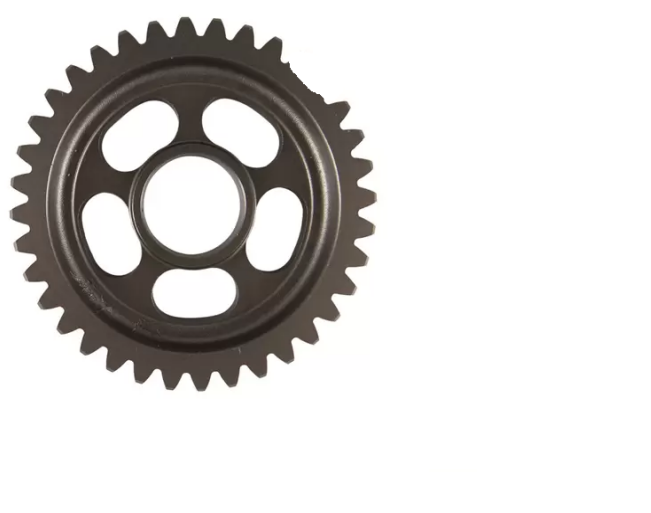
#> input picture gears/gears01.png, 651 x 513 px
$ python main.py   (older library calls are emulated)
#> lines starting #> are read from the running program, lines starting #| are printed output that depends on the picture; after the words box and inside, x2 and y2 are one past the last pixel; in counts of white or black regions, pixels touching at a corner belong together
#!/usr/bin/env python3
# -*- coding: utf-8 -*-
"""
Created on Tue Apr 27 16:25:43 2021

Implementation of a program that uses image processing to detect
how many teeth the gears have.

@author: fdlopes
"""

import numpy as np
import cv2
import imutils

# Load image
img = cv2.imread('gears/gears01.png')
#> img is the input picture: shape (513, 651, 3); mean B, G, R 213.1, 214.6, 216.4
# Smooths the image.
smooth = cv2.blur(img, (9, 9))
# Transforms to grayscale.
gray = cv2.cvtColor(smooth, cv2.COLOR_BGR2GRAY)
cv2.imshow("Grayscale image with smoothing",gray)

# Binarize the image
(t,binary) = cv2.threshold(gray, 160, 255, cv2.THRESH_BINARY)
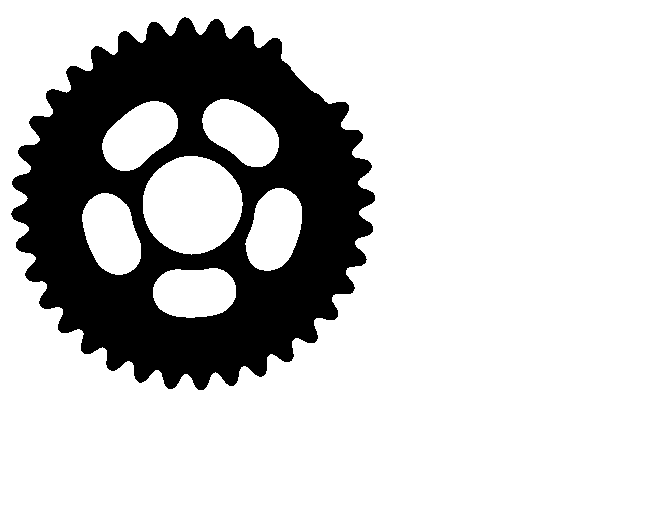
#> binary: shape (513, 651); 78.4% white; 1 black region
cv2.imshow("Binary",binary)

# Applies the sobel filter to the binarized image.
sobelX = cv2.Sobel(binary, cv2.CV_64F, 1, 0)
sobelY = cv2.Sobel(binary, cv2.CV_64F, 0, 1)
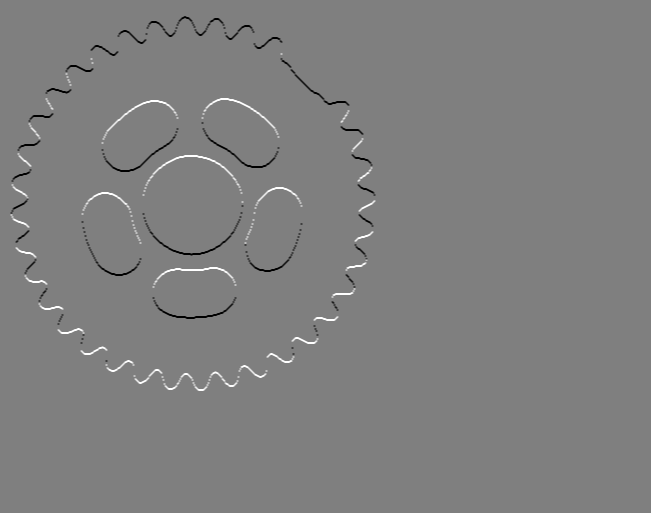
#> sobelY: shape (513, 651) float64; min -1020, max 1020, mean 0; drawn with min black and max white
sobelX = np.uint8(np.absolute(sobelX))
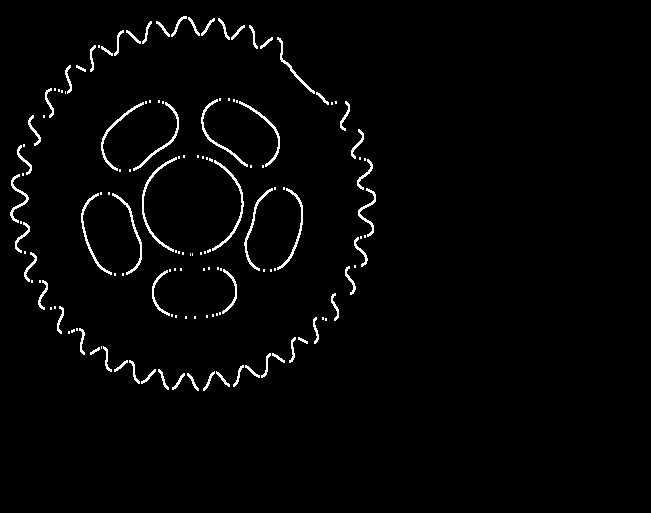
#> sobelX: shape (513, 651); min 0, max 255, mean 5.4
sobelY = np.uint8(np.absolute(sobelY))
sobel = cv2.bitwise_or(sobelX, sobelY)
cv2.imshow("Sobel",sobel)

# Find contours in the image with sobel filter.
cnts = cv2.findContours(sobel, cv2.RETR_EXTERNAL, cv2.CHAIN_APPROX_SIMPLE)
#> cnts = 1 contour; box (x1, y1, x2, y2) and area: (10, 16, 376, 391) 98838
# Get countours array
cnts = imutils.grab_contours(cnts)

# Loop over the contours
for c in cnts:
    # Compute the center of the contour
    M = cv2.moments(c)
    cX = int(M["m10"] / M["m00"])
    cY = int(M["m01"] / M["m00"])
    # Take the radius of the circle that covers the image.
    _ ,radius = cv2.minEnclosingCircle(c)
    # Paint the center of the piece white using the radius of the circle that
    # covers the piece.
    # The -20 is the number of pixels you must shrink the circle to be able to
    # capture the separate teeth of the piece.
    cv2.circle(img, (cX, cY), (int(radius)-20), (255, 255, 255), -1)
    # Show the image
    cv2.imshow("Image with center removed",img)
#> this loop made 1 pass
#> (cX, cY, radius) on pass 1: (191, 204, 187.6)
#> pass 1, `cv2.imshow("Image with center removed",img)`:
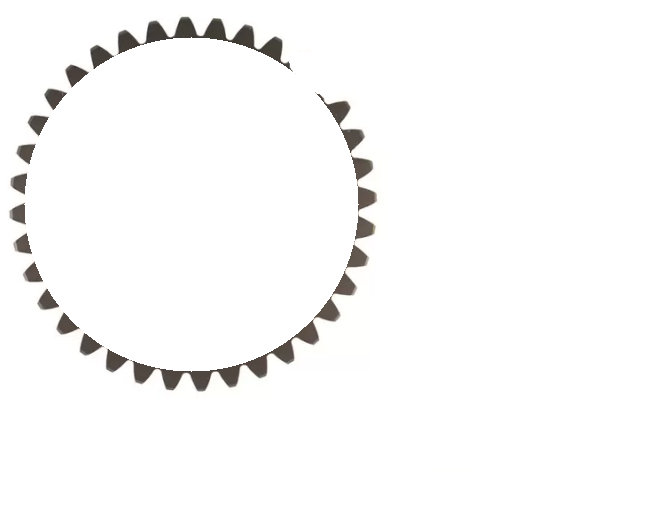
#> window 'Image with center removed': shape (513, 651, 3); mean B, G, R 249, 249.3, 249.6

# Smooths the image.
smooth = cv2.blur(img, (9, 9))
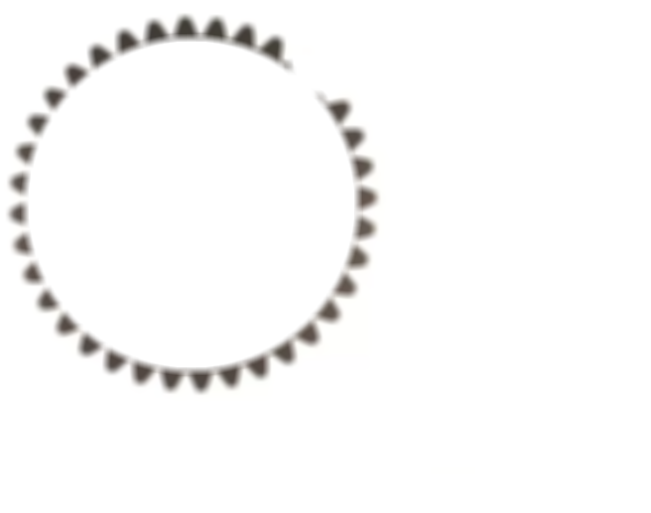
#> smooth: shape (513, 651, 3); mean B, G, R 249, 249.3, 249.6
# Transforms to grayscale.
gray = cv2.cvtColor(smooth, cv2.COLOR_BGR2GRAY)
cv2.imshow("Grayscale image with smoothing and white center",gray)

# Binarize the image
(t,binInverse) = cv2.threshold(gray, 160, 255, cv2.THRESH_BINARY_INV)
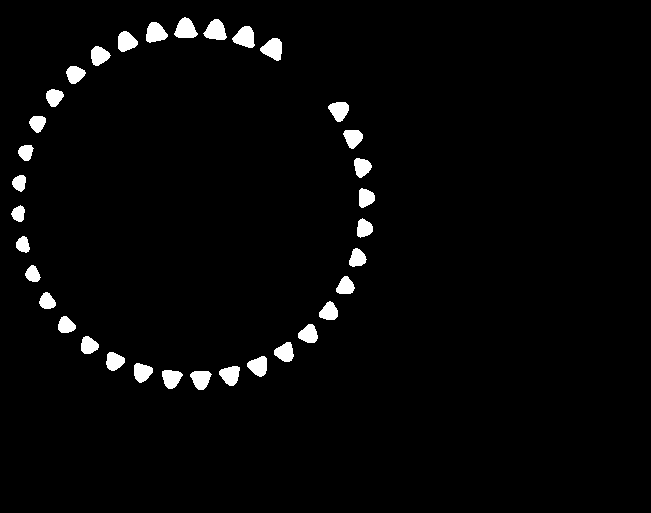
#> binInverse: shape (513, 651); 2.6% white; 34 white regions

# Find all contours in the image
contours, _ = cv2.findContours(binInverse, cv2.RETR_TREE, cv2.CHAIN_APPROX_SIMPLE)
#> contours = 34 contours; largest, box (x1, y1, x2, y2) and area: (232, 26, 255, 48) 314, (174, 17, 198, 38) 312, (203, 19, 227, 40) 312, (260, 38, 282, 61) 310, (146, 22, 168, 43) 296
# Displays the number of contours found, referring to the number of teeth found.
print("Number of teeth: "+str(len(contours)))
#| Number of teeth: 34
cv2.putText(binInverse,"Number of teeth: "+str(len(contours)),(0,binInverse.shape[0]),cv2.FONT_HERSHEY_DUPLEX,1,255)
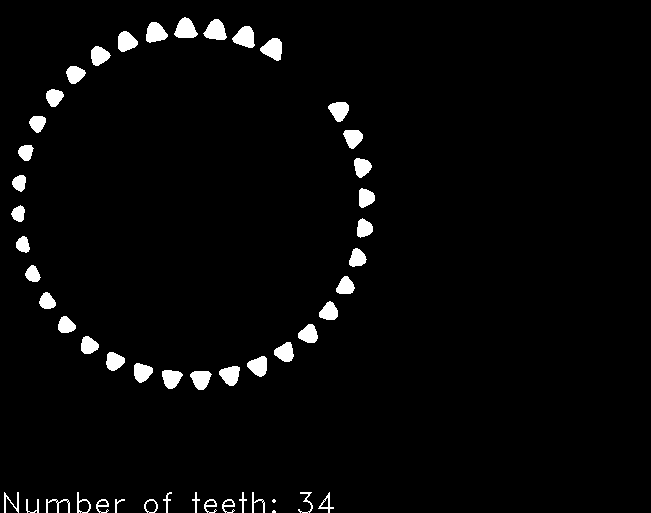
#> binInverse: shape (513, 651); 3% white; 51 white regions (2 under 20 px), largest, box (x1, y1, x2, y2) and area: (232, 26, 255, 48) 345, (174, 17, 198, 38) 344, (203, 19, 227, 40) 343
cv2.imshow("Binary Inverse. Final result",binInverse)
cv2.waitKey(0)
cv2.destroyAllWindows()

$ run again, with gears/gears02.png copied over gears/gears01.png
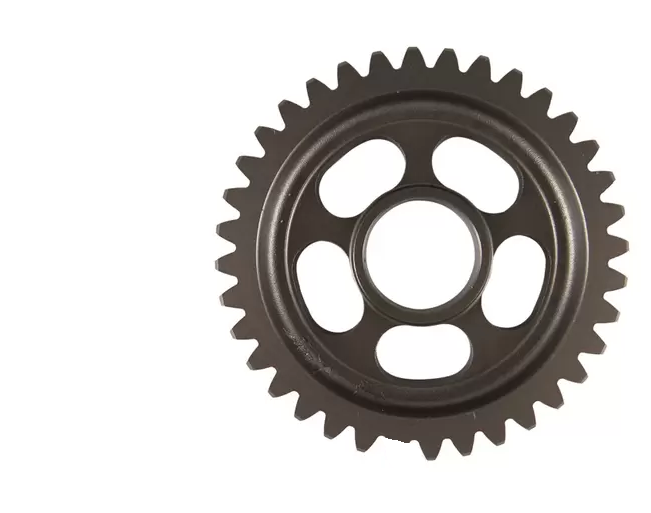
#> input picture gears/gears02.png, 651 x 513 px
#> img is the input picture: shape (513, 651, 3); mean B, G, R 202.6, 204.4, 206.7
#> `(t,binary) = cv2.threshold(gray, 160, 255, cv2.THRESH_BINARY)`:
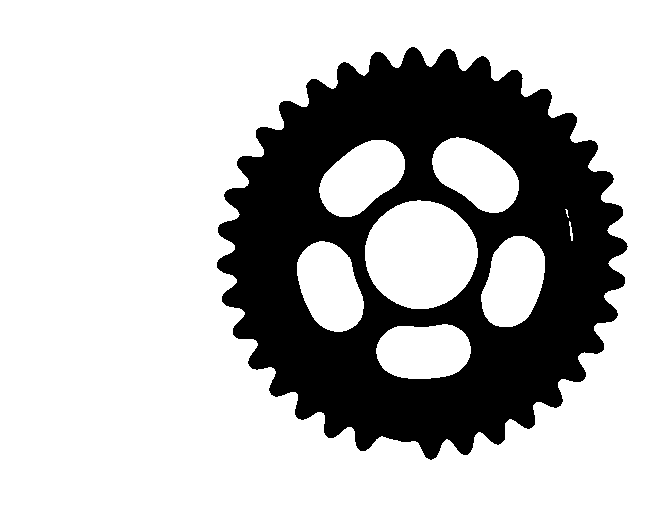
#> binary: shape (513, 651); 72.9% white; 1 black region
#> cnts = 1 contour; box (x1, y1, x2, y2) and area: (216, 46, 629, 461) 123602
#> the loop `for c in cnts:` made 1 pass
#> (cX, cY, radius) on pass 1: (421, 252, 207.8)
#> contours = 35 contours; largest, box (x1, y1, x2, y2) and area: (419, 439, 442, 460) 316, (355, 429, 377, 451) 315, (452, 433, 474, 455) 313, (483, 422, 505, 445) 310, (324, 416, 346, 438) 308
#| Number of teeth: 35
#> `cv2.putText(binInverse,"Number of teeth: "+str(len(contours)),(0,binIn..`:
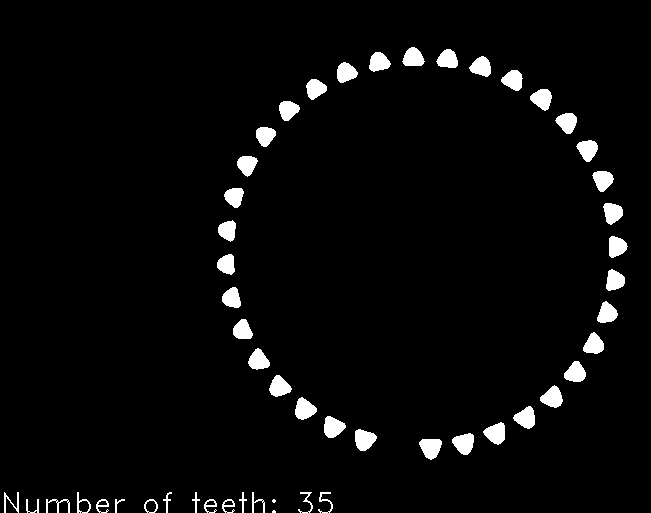
#> binInverse: shape (513, 651); 3.7% white; 52 white regions (2 under 20 px), largest, box (x1, y1, x2, y2) and area: (419, 439, 442, 460) 348, (355, 429, 377, 451) 346, (452, 433, 474, 455) 344

$ run again, with gears/gears05.png copied over gears/gears01.png
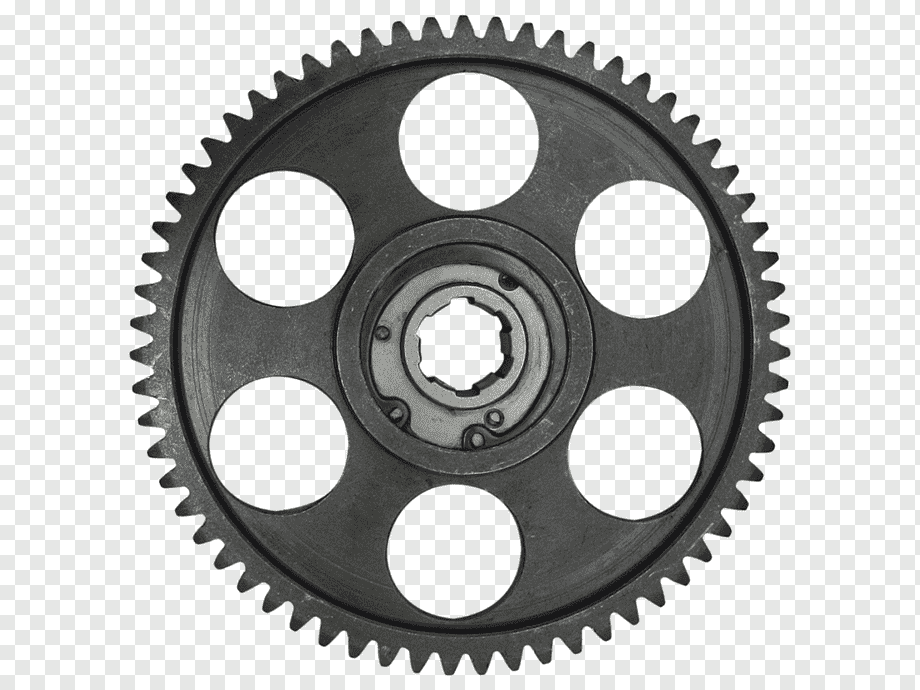
#> input picture gears/gears05.png, 920 x 690 px
#> img is the input picture: shape (690, 920, 3); mean B, G, R 183, 183.9, 183.3
#> `(t,binary) = cv2.threshold(gray, 160, 255, cv2.THRESH_BINARY)`:
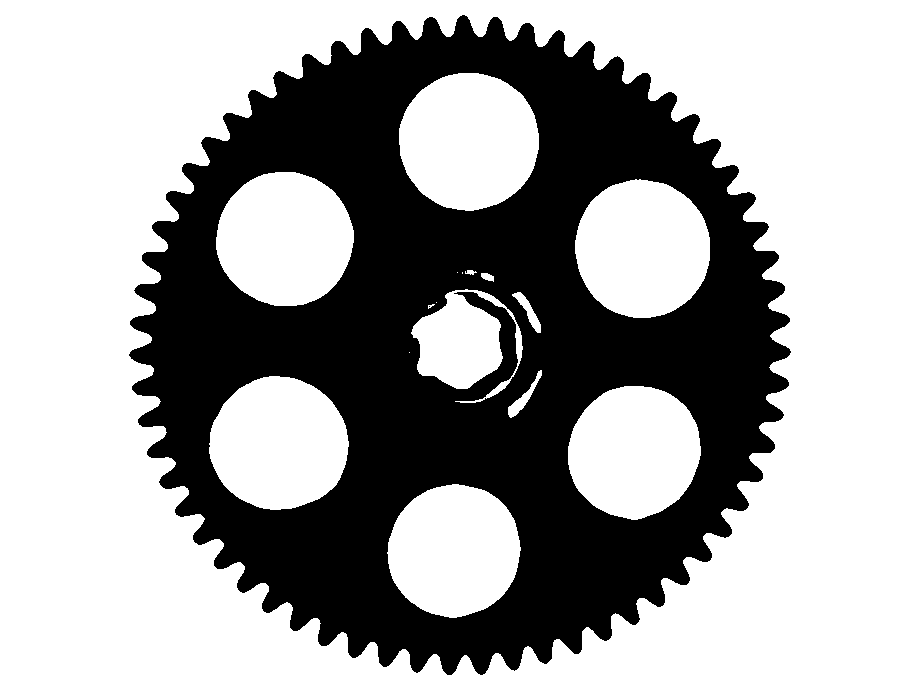
#> binary: shape (690, 920); 64.2% white; 2 black regions (1 under 20 px)
#> cnts = 1 contour; box (x1, y1, x2, y2) and area: (128, 14, 792, 676) 324548
#> the loop `for c in cnts:` made 1 pass
#> (cX, cY, radius) on pass 1: (460, 344, 332.2)
#> contours = 63 contours; largest, box (x1, y1, x2, y2) and area: (471, 655, 491, 675) 254, (318, 626, 337, 646) 253, (755, 434, 775, 453) 252, (348, 637, 367, 658) 252, (440, 656, 460, 675) 248
#| Number of teeth: 63
#> `cv2.putText(binInverse,"Number of teeth: "+str(len(contours)),(0,binIn..`:
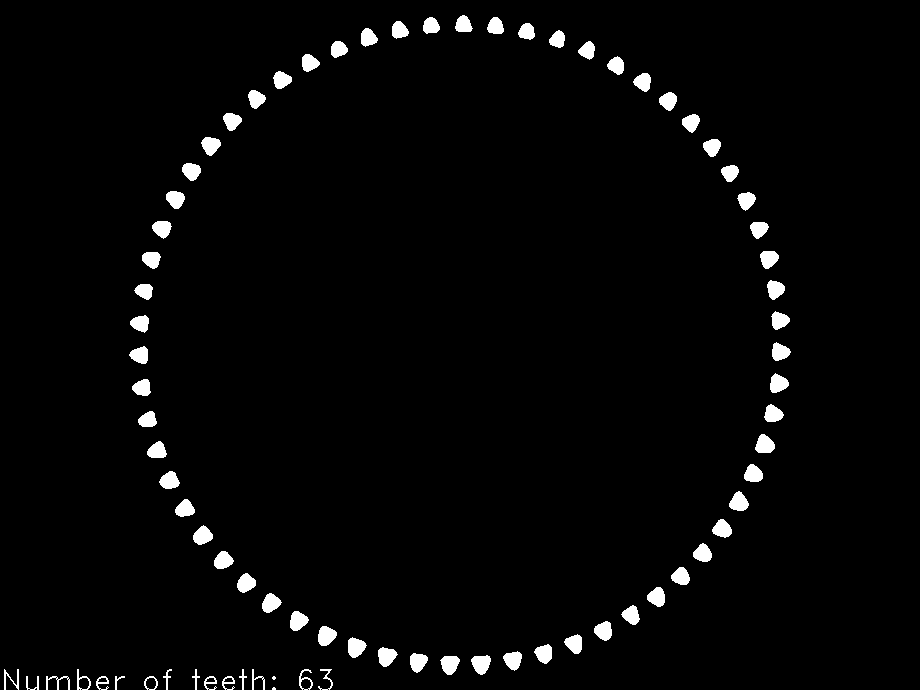
#> binInverse: shape (690, 920); 2.6% white; 80 white regions (2 under 20 px), largest, box (x1, y1, x2, y2) and area: (471, 655, 491, 675) 283, (318, 626, 337, 646) 280, (755, 434, 775, 453) 279
